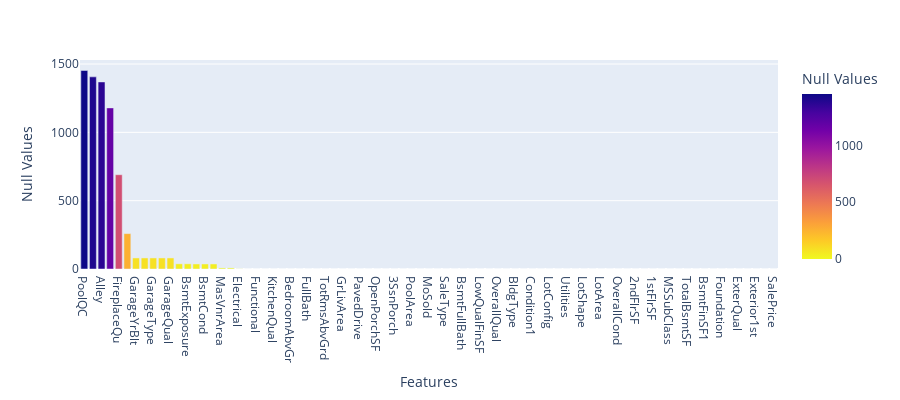

Notebook source saved alongside this figure:
### Markdown cell above
* Visualize Missing Values

### Code cell
import plotly.express as px
import plotly.graph_objects as go

fig = px.bar(Visualize_NA(train,1), x= 'Features', y= 'Null Values', color= 'Null Values', color_continuous_scale=px.colors.sequential.Plasma_r,height=400,)
fig.show()

### Figure 1 — Plotly figure (JSON) as saved in the notebook; plotly's stock layout.template omitted (floating-point values rounded to 4 significant figures)
{"data": [{"alignmentgroup": "True", "hovertemplate": "Features=%{x}<br>Null Values=%{marker.color}<extra></extra>", "legendgroup": "", "marker": {"color": [1453, 1406, 1369, 1179, 690, 259, 81, 81, 81, 81, 81, 38, 38, 37, 37, 37, 8, 8, 1, 0, 0, 0, 0, 0, 0, 0, 0, 0, 0, 0, 0, 0, 0, 0, 0, 0, 0, 0, 0, 0, 0, 0, 0, 0, 0, 0, 0, 0, 0, 0, 0, 0, 0, 0, 0, 0, 0, 0, 0, 0, 0, 0, 0, 0, 0, 0, 0, 0, 0, 0, 0, 0, 0, 0, 0, 0, 0, 0, 0, 0, 0], "coloraxis": "coloraxis", "pattern": {"shape": ""}}, "name": "", "offsetgroup": "", "orientation": "v", "showlegend": false, "textposition": "auto", "type": "bar", "x": ["PoolQC", "MiscFeature", "Alley", "Fence", "FireplaceQu", "LotFrontage", "GarageYrBlt", "GarageCond", "GarageType", "GarageFinish", "GarageQual", "BsmtFinType2", "BsmtExposure", "BsmtQual", "BsmtCond", "BsmtFinType1", "MasVnrArea", "MasVnrType", "Electrical", "Id", "Functional", "Fireplaces", "KitchenQual", "KitchenAbvGr", "BedroomAbvGr", "HalfBath", "FullBath", "BsmtHalfBath", "TotRmsAbvGrd", "GarageCars", "GrLivArea", "GarageArea", "PavedDrive", "WoodDeckSF", "OpenPorchSF", "EnclosedPorch", "3SsnPorch", "ScreenPorch", "PoolArea", "MiscVal", "MoSold", "YrSold", "SaleType", "SaleCondition", "BsmtFullBath", "HeatingQC", "LowQualFinSF", "LandSlope", "OverallQual", "HouseStyle", "BldgType", "Condition2", "Condition1", "Neighborhood", "LotConfig", "YearBuilt", "Utilities", "LandContour", "LotShape", "Street", "LotArea", "MSZoning", "OverallCond", "YearRemodAdd", "2ndFlrSF", "BsmtFinSF2", "1stFlrSF", "CentralAir", "MSSubClass", "Heating", "TotalBsmtSF", "BsmtUnfSF", "BsmtFinSF1", "RoofStyle", "Foundation", "ExterCond", "ExterQual", "Exterior2nd", "Exterior1st", "RoofMatl", "SalePrice"], "xaxis": "x", "y": [1453, 1406, 1369, 1179, 690, 259, 81, 81, 81, 81, 81, 38, 38, 37, 37, 37, 8, 8, 1, 0, 0, 0, 0, 0, 0, 0, 0, 0, 0, 0, 0, 0, 0, 0, 0, 0, 0, 0, 0, 0, 0, 0, 0, 0, 0, 0, 0, 0, 0, 0, 0, 0, 0, 0, 0, 0, 0, 0, 0, 0, 0, 0, 0, 0, 0, 0, 0, 0, 0, 0, 0, 0, 0, 0, 0, 0, 0, 0, 0, 0, 0], "yaxis": "y"}], "layout": {"barmode": "relative", "coloraxis": {"colorbar": {"title": {"text": "Null Values"}}, "colorscale": [[0, "#f0f921"], [0.1111, "#fdca26"], [0.2222, "#fb9f3a"], [0.3333, "#ed7953"], [0.4444, "#d8576b"], [0.5556, "#bd3786"], [0.6667, "#9c179e"], [0.7778, "#7201a8"], [0.8889, "#46039f"], [1, "#0d0887"]]}, "height": 400, "legend": {"tracegroupgap": 0}, "margin": {"t": 60}, "xaxis": {"anchor": "y", "domain": [0, 1], "title": {"text": "Features"}}, "yaxis": {"anchor": "x", "domain": [0, 1], "title": {"text": "Null Values"}}}}
